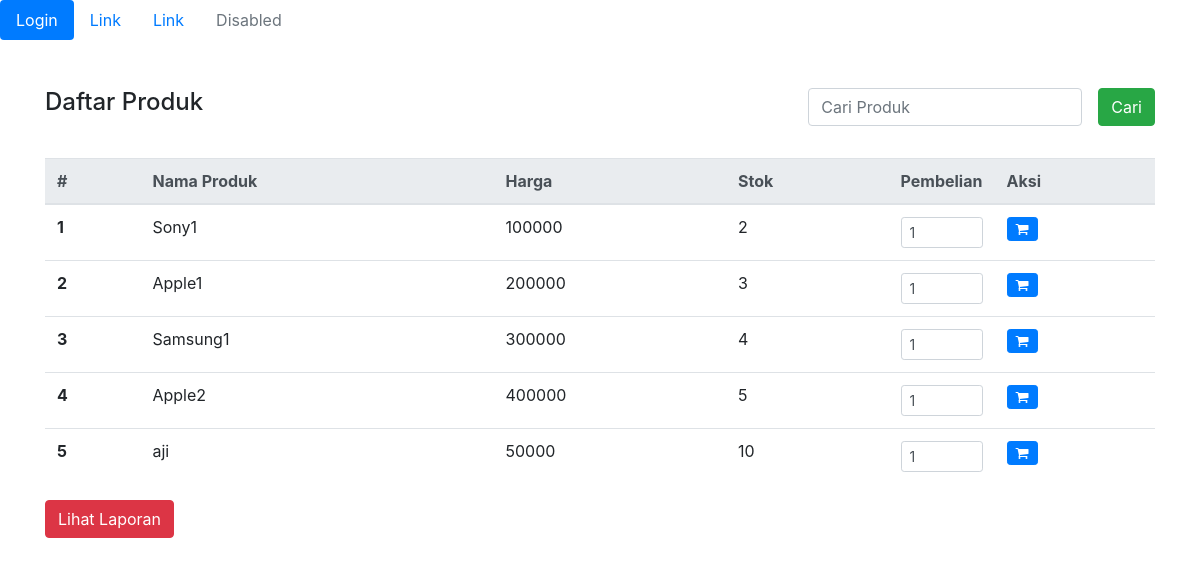
The page / on the database its author committed.
### tables this page shows
CREATE TABLE `tb_produk` (
  `id` int(10) NOT NULL,
  `nama_barang` varchar(50) NOT NULL,
  `harga` float NOT NULL,
  `stok` int(11) NOT NULL,
  `tanggal` date NOT NULL
);

### index.php (the view, shortened to what this page needs)
<ul class="nav nav-pills">
  <li class="nav-item">
    <a class="nav-link active" aria-current="page" href="login.php">Login</a>
  </li>
  <li class="nav-item">
    <a class="nav-link" href="#">Link</a>
  </li>
  <li class="nav-item">
    <a class="nav-link" href="#">Link</a>
  </li>
  <li class="nav-item">
    <a class="nav-link disabled" href="#" tabindex="-1" aria-disabled="true">Disabled</a>
  </li>
</ul>
<?php
$conn = mysqli_connect('localhost', 'root', '', 'db_akhir');
if (!isset($_GET['cari'])) {
  $query = mysqli_query($conn, "SELECT * FROM tb_produk");
} else {
  $query = mysqli_query($conn, "SELECT * FROM tb_produk WHERE nama_produk LIKE '%" . $_GET['cari'] . "%'");
}
require_once 'header.php';
?>
<div class="container mt-5">
  <div class="row mb-2">
    <div class="col">
      <h4>Daftar Produk</h4>
    </div>
    <div class="col">
      <form class="form-inline pull-right" action="" method="GET">
        <div class="form-group mx-sm-3 mb-2">
          <input type="text" name="cari" class="form-control" placeholder="Cari Produk">
        </div>
        <button type="submit" class="btn btn-success mb-2">Cari</button>
      </form>
    </div>
  </div>
  <table class="table">
    <thead class="thead-light">
      <tr>
        <th scope="col">#</th>
        <th scope="col">Nama Produk</th>
        <th scope="col">Harga</th>
        <th scope="col">Stok</th>
        <th scope="col">Pembelian</th>
        <th scope="col">Aksi</th>
      </tr>
    </thead>
    <tbody>
      <?php
      $no = 1;
      while ($dt = $query->fetch_assoc()) :
      ?>
        <form method="POST" action="<?= $_SERVER['PHP_SELF']; ?>">
          <tr>
            <th scope="row"><?= $no++; ?></th>
            <td><?= $dt['nama_barang']; ?></td>
            <td><?= $dt['harga']; ?></td>
            <td><?= $dt['stok']; ?></td>
            <td width="106">
              <input class="form-control form-control-sm" type="number" name="pembelian" value="1" min="1" max="<?= $dt['stok']; ?>"></td>
            <td>
              <button class="btn btn-primary btn-sm" type="submit" name="submit">
                <i class="fa fa-shopping-cart"></i>
              </button>
            </td>
          </tr>
        </form>
      <?php endwhile; ?>
    </tbody>
  </table>
  <a href="laporan.php"><button class="btn btn-danger">Lihat Laporan</button></a>
</div>
<?php require_once 'footer.php'; ?>

### rows shown on the page
tb_produk: nama_barang "Sony1", harga "100000", stok "2"
tb_produk: nama_barang "Apple1", harga "200000", stok "3"
tb_produk: nama_barang "Samsung1", harga "300000", stok "4"
tb_produk: nama_barang "Apple2", harga "400000", stok "5"
tb_produk: nama_barang "aji", harga "50000", stok "10"
